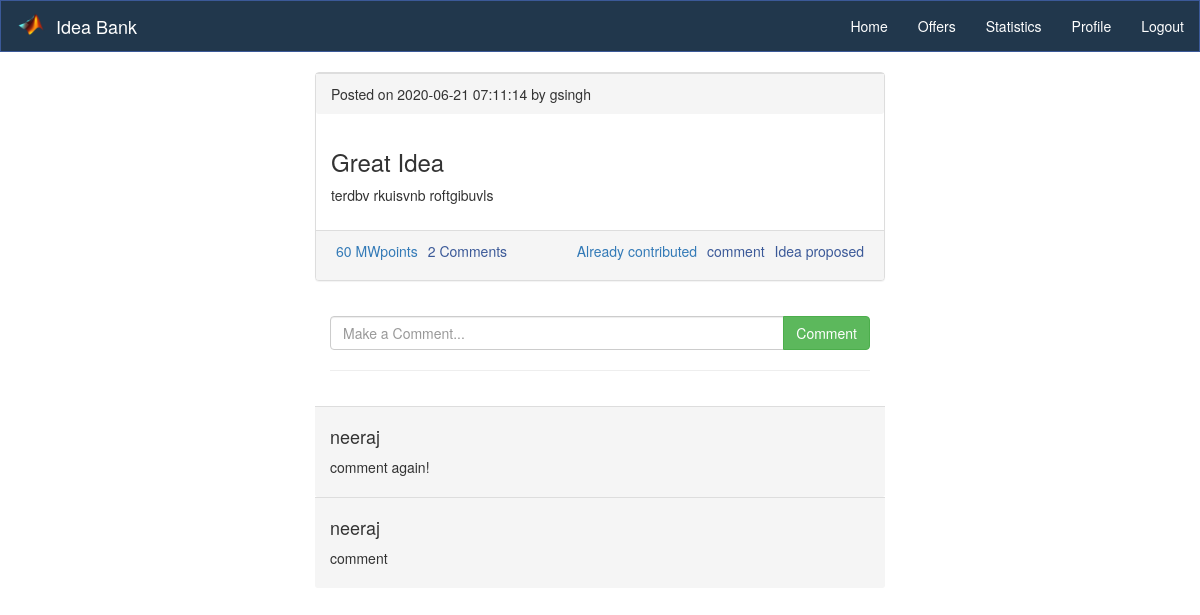
/comment.php?post_id=efefdea5449b068568bb843e8c35958a3128fea88fb9c82a515671c3b827a7737440c9a22ac3d6b5 (signed in), run on the app's committed database.
### tables this page shows
CREATE TABLE `post` (
  `post_id` varchar(200) NOT NULL,
  `name` varchar(50) DEFAULT NULL,
  `current_status` varchar(30) DEFAULT NULL,
  `post_creation_time` datetime DEFAULT NULL,
  `post_text` text DEFAULT NULL,
  `type` varchar(20) DEFAULT NULL,
  `post_heading` text DEFAULT NULL
);

CREATE TABLE `comment` (
  `comment_id` varchar(700) NOT NULL,
  `comment_content` text DEFAULT NULL,
  `name` varchar(50) DEFAULT NULL,
  `post_id` varchar(200) DEFAULT NULL
);

### comment.php (the view, shortened to what this page needs)
<?php
	require_once "header.php";
	require_once "functions.php";
	$post_id = $_GET['post_id'];
	$user  = $_SESSION['name'];
?>
<div class="col-md-6" style="margin-left: 25%;">
<div>
        <?php
          $sql = "SELECT * from post where post_id = '$post_id'";
          $result = mysqli_query($conn,$sql);
          if (mysqli_num_rows($result) > 0) {
            while($post = $result->fetch_assoc()) {
              $post_id = $post['post_id'];
              $query1 = "SELECT sum(contribution) as contr from contributors where post_id = '$post_id'";
              $MWpoints1 = mysqli_query($conn,$query1);
              $MWpoints = mysqli_fetch_array($MWpoints1);
              $query2 = "SELECT count(*) as comments from comment where post_id = '$post_id'";
              $num_comm1 = mysqli_query($conn,$query2);
              $num_comm = mysqli_fetch_array($num_comm1);
              $type = $post['type'];
              $creation_type = "Posted";
              ?>
                <div class="panel panel-default">
            <div class="panel-footer">
              <span><?php echo $creation_type; ?> on <?php echo $post['post_creation_time']; ?> by <?php echo $post['name']; ?></span>
            </div>
            <div class="panel-body">
              <h3><?php echo $post['post_heading']; ?></h3>
              <p><?php echo $post['post_text']; ?></p>
            </div>
           <div class="panel-footer" style = "height: 50px;">
              <?php
                 $contribution = "contribution.php?post_id=".$post_id;
               ?>
               <span class="pull-left"><a class="text-primary" style = "padding: 5px" href="<?php echo $contribution; ?>">
                <?php
                  echo $MWpoints['contr']." MWpoints";
                ?>
                </a></span>
                <span class="pull-left"><a class="text-secondary" style = "padding: 5px" href=<?php     echo "comment.php?post_id=".$post_id; ?>>
                <?php
                  echo $num_comm['comments']." Comments";
                ?>
               </a></span>
               <?php
                       if($_SESSION['name'] != "") {
                        if($type == 'idea'){
                          if($post['name']==$user){
                          ?>
                             <span class="pull-right"><a class="text-secondary" style = "padding: 5px" href="<?php echo "status.php?post_id=".$post_id; ?>"> <?php echo $post['current_status'];?>
                             </a></span>
                       <?php } else {?>
                         <span class="pull-right"><a class="text-secondary" style = "padding: 5px" > <?php echo $post['current_status'];?>
                             </a></span>
                       <?php }} ?>
              <span class="pull-right"><a class="text-secondary" style = "padding: 5px" href=<?php     echo "comment.php?post_id=".$post_id; ?>>  comment  </a></span>
              <span class="pull-right"><a class="text-primary" style = "padding: 5px" href= <?php     echo "contribute_post.php?post_id=".$post_id; ?> >
                <?php
                  $query5 = "SELECT * from contributors where post_id = '$post_id' and c_name = '$user' ";
                  $q6 = "select current_status from post where post_id = '$post_id'";
                  $r6 = mysqli_query($conn,$q6);
                  $rr6 = $r6->fetch_assoc();
                  $rrr = $rr6['current_status'];
                  $result5 = mysqli_query($conn,$query5);
                  if(mysqli_num_rows($result5)==0 && $rrr == 'In progress'){
                  }
                  else if(mysqli_num_rows($result5)==0){
                   echo 'Contribute(10 MWpoints)';
                  }
                  else{
                    echo 'Already contributed';
                  }
                ?>
              </a></span>
            <?php } ?>
            </div>
          </div>
              <?php
            }
          } else {
            ?>
              <p class="text-center">No posts yet!</p>
            <?php
          }
        ?>
      </div>
      <?php
       if($_SESSION['name'] != "") {
        ?>
      <div class="panel-body">
      <form method="post" action="create_comment.php?post_id=<?php echo $post_id;  ?>" >
        <div class="input-group">
          <input class="form-control" type="text" name="content" placeholder="Make a Comment..." required>
          <span class="input-group-btn">
            <button class="btn btn-success" type="submit" name="comment">Comment</button>
          </span>
        </div>
      </form><hr>
    </div>
    <?php } ?>
      <?php
      	$query3 = "SELECT * from comment where post_id = '$post_id'";
      	$result3 = mysqli_query($conn,$query3);
      	if(mysqli_num_rows($result3)){
      		while($row = mysqli_fetch_array($result3)){
      			$comment_content = $row['comment_content'];
				$commenter = $row['name'];
				?>
      			<div class="panel-footer">
              	<h4><?php echo $commenter; ?></h4>
              	<p><?php echo $comment_content; ?></p>
            	</div>
            	<?php
      		}
      	}
      	else{?>
      		<div class="panel-footer">
              <h4><?php echo "No Comments yet"; ?></h4>
            </div>
		<?php
      	}
      ?>
  </div>

### css/style.css (style rules this page uses)
a { color: #3b5998; }

### data on the page
post: creation_type "Posted", post_creation_time "2020-06-21 07:11:14", name "gsingh", post_heading "Great Idea", post_text "terdbv rkuisvnb roftgibuvls", contr "60", comments "2", current_status "Idea proposed"
comment: name "neeraj", comment_content "comment again!"
comment: name "neeraj", comment_content "comment"
